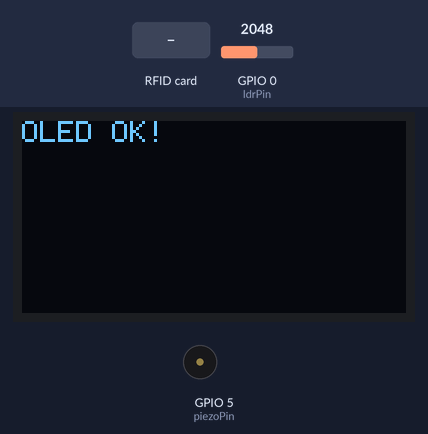
Bench run of a sketch on a simulated ESP32-S3. Parts: 128×64 one-colour display, buzzer (waves = sounding, pin HIGH). The inputs (shaded band) are chosen by the test bench; at power-on: GPIO 0 (ldrPin) = 2048. EEPROM starts erased; what the sketch prints to the serial monitor is not drawn. At 18.9 s the program puts the board to deep sleep or switches it off; the recording ends there.

Above: at 1.1 s.
At 2.7 s:
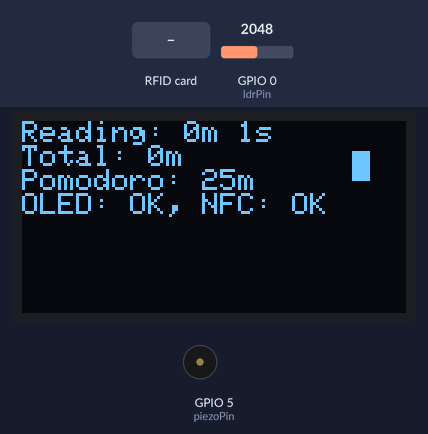
2.8 s: GPIO 0 (ldrPin) set to 1034
7.7 s: GPIO 0 (ldrPin) set to 953
At 9.0 s:
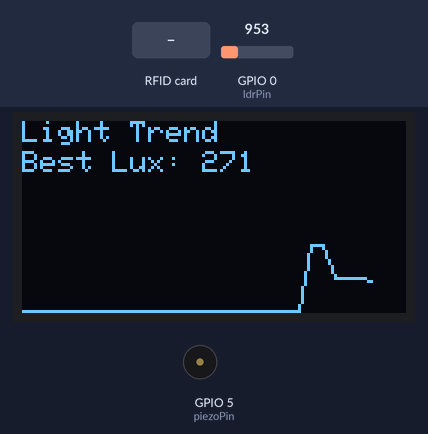
12.6 s: RFID card 5E 7A 19 C4 held to the reader
At 13.2 s:
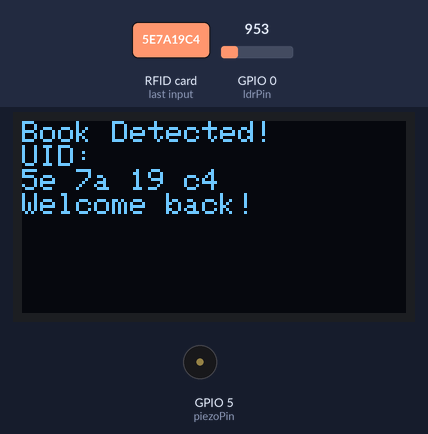
14.2 s: GPIO 0 (ldrPin) set to 10
At 18.0 s:
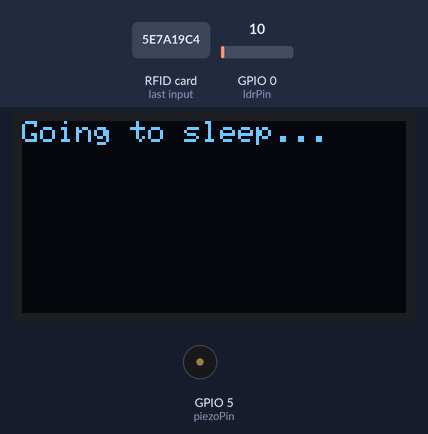
Timing chart, 0 to 18.9 s (numbered marks = the images above; inputs shaded):
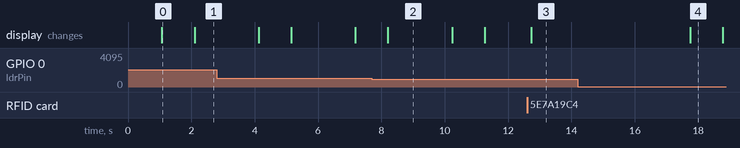

Measured:
- the behaviour switches between 1000 and 999 on GPIO 0 (ldrPin) (found by bisection; images 1 and 2)
- after the input at 7.7 s, the display: changes after 0.51 s (image 2)
- after the input at 12.6 s, the display: changes after 0.13 s (image 3)
- after the input at 14.2 s, the display: changes after 3.6 s (image 4)
- what the display in image 0 shows lasts 1.0 s, from 1.1 s to 2.1 s
- what the display in image 2 shows lasts 2.0 s, from 8.2 s to 10.2 s

The sketch:

OLEDV1withoutNFCbackup.ino
```cpp
#include <Arduino.h>
#include "driver/ledc.h"
#include <Preferences.h>
#include <Wire.h>
#include <Adafruit_GFX.h>
#include <Adafruit_SSD1306.h>
#include "esp_system.h"
#include "esp_sleep.h"
#include <Adafruit_PN532.h>

#define SCREEN_WIDTH 128
#define SCREEN_HEIGHT 64
#define OLED_RESET -1
#define SCREEN_ADDRESS 0x3C
Adafruit_SSD1306 display(SCREEN_WIDTH, SCREEN_HEIGHT, &Wire, OLED_RESET);

#define SDA_PIN 8
#define SCL_PIN 9
Adafruit_PN532 nfc(SDA_PIN, SCL_PIN);

String lastUID = "";
bool showLastUIDOnBoot = false;
bool nfcInitialized = false;
bool oledInitialized = false;
bool i2cBusy = false;  // I2C总线互斥标志

const int ldrPin = 0;
const int piezoPin = 5;

const int lightThreshold = 1000;
const int bookmarkThreshold = 50;
const uint64_t uS_TO_S_FACTOR = 1000000ULL;
const int TIME_TO_SLEEP = 10;

// === Pomodoro 配置 ===
const int defaultPomodoroMin = 25;
unsigned long adaptivePomodoroMillis = defaultPomodoroMin * 60000UL;
unsigned long adaptiveTotalSessionTime = 0;
unsigned long adaptiveSessionCount = 0;

const unsigned long restDuration = 5 * 60 * 1000UL;

bool isReading = false;
bool isPaused = false;
bool inRest = false;
bool isSleeping = false;

unsigned long sessionStartMillis = 0;
unsigned long accumulatedSessionMillis = 0;
unsigned long restStartMillis = 0;
unsigned long totalReadingSeconds = 0;

Preferences prefs;

const int trendSize = 30;
int lightTrend[trendSize] = {0};
int trendIndex = 0;
float bestLuxEMA = 0.0;
const float emaAlpha = 0.05;
int animationFrame = 0;

// I2C设备扫描函数
void scanI2CDevices() {
  Serial.println("Scanning I2C devices...");
  int deviceCount = 0;

  for (byte address = 1; address < 127; address++) {
    Wire.beginTransmission(address);
    byte error = Wire.endTransmission();

    if (error == 0) {
      Serial.print("I2C device found at address 0x");
      if (address < 16) Serial.print("0");
      Serial.print(address, HEX);
      Serial.println();
      deviceCount++;
    }
  }

  Serial.print("Total devices found: ");
  Serial.println(deviceCount);
}

bool initializeOLED() {
  if (!display.begin(SSD1306_SWITCHCAPVCC, SCREEN_ADDRESS)) {
    Serial.println("OLED initialization failed!");
    return false;
  }
  display.clearDisplay();
  display.setTextSize(1);
  display.setTextColor(SSD1306_WHITE);
  display.setCursor(0, 0);
  display.println("OLED OK!");
  display.display();
  Serial.println("OLED initialized successfully");
  return true;
}

bool initializeNFC() {
  Serial.println("Initializing NFC...");
  nfc.begin();

  uint32_t versiondata = nfc.getFirmwareVersion();
  if (!versiondata) {
    Serial.println("PN532 not found!");
    return false;
  }

  Serial.print("Found PN532, FW ver: ");
  Serial.print((versiondata >> 16) & 0xFF, DEC);
  Serial.print('.');
  Serial.println((versiondata >> 8) & 0xFF, DEC);

  nfc.SAMConfig();
  Serial.println("NFC initialized successfully");
  return true;
}

void turnOffOLED() {
  if (oledInitialized) {
    display.clearDisplay();
    display.display();
    display.ssd1306_command(SSD1306_DISPLAYOFF);
    delay(100);
  }
  Wire.end();
  pinMode(SDA_PIN, INPUT_PULLUP);
  pinMode(SCL_PIN, INPUT_PULLUP);
}

void turnOnOLED() {
  Wire.begin(SDA_PIN, SCL_PIN);
  delay(100);
  oledInitialized = initializeOLED();
}

void drawBookAnimation(int frame) {
  if (!oledInitialized) return;

  int baseX = 110, baseY = 10;
  switch (frame % 3) {
    case 0:
      display.fillRect(baseX, baseY, 6, 10, SSD1306_WHITE);
      break;
    case 1:
      display.fillRect(baseX, baseY, 6, 10, SSD1306_WHITE);
      display.drawLine(baseX + 6, baseY, baseX + 10, baseY + 5, SSD1306_WHITE);
      display.drawLine(baseX + 10, baseY + 5, baseX + 6, baseY + 10, SSD1306_WHITE);
      display.drawLine(baseX + 6, baseY + 10, baseX + 6, baseY, SSD1306_WHITE);
      break;
    case 2:
      display.drawRect(baseX, baseY, 6, 10, SSD1306_WHITE);
      display.drawLine(baseX + 6, baseY, baseX + 10, baseY + 5, SSD1306_WHITE);
      display.drawLine(baseX + 10, baseY + 5, baseX + 6, baseY + 10, SSD1306_WHITE);
      break;
  }
}

void drawTrendGraph() {
  if (!oledInitialized || i2cBusy) return;  // 检查I2C总线状态

  display.clearDisplay();
  display.setTextSize(1);
  display.setTextColor(SSD1306_WHITE);
  display.setCursor(0, 0);
  display.println("Light Trend");
  display.setCursor(0, 10);
  display.println("Best Lux: " + String((int)bestLuxEMA));

  for (int i = 0; i < trendSize - 1; i++) {
    int x1 = i * (SCREEN_WIDTH / trendSize);
    int y1 = SCREEN_HEIGHT - 1 - map(lightTrend[(trendIndex + i) % trendSize], 0, 4095, 0, SCREEN_HEIGHT - 20);
    int x2 = (i + 1) * (SCREEN_WIDTH / trendSize);
    int y2 = SCREEN_HEIGHT - 1 - map(lightTrend[(trendIndex + i + 1) % trendSize], 0, 4095, 0, SCREEN_HEIGHT - 20);
    display.drawLine(x1, y1, x2, y2, SSD1306_WHITE);
  }
  display.display();
}

void beep(int duration = 100) {
  // 注释掉蜂鸣器功能，避免LEDC问题
  // ledcWrite(0, 127);
  // delay(duration);
  // ledcWrite(0, 0);
  Serial.println("Beep!");
}

void saveAdaptivePomodoro(unsigned long sessionMillis) {
  if (sessionMillis < 5 * 60 * 1000UL) return;
  if (sessionMillis >= adaptivePomodoroMillis) {
    adaptivePomodoroMillis += 5 * 60 * 1000UL;
    adaptivePomodoroMillis = min(adaptivePomodoroMillis, 60 * 60 * 1000UL);
  } else {
    adaptiveTotalSessionTime += sessionMillis;
    adaptiveSessionCount++;
    unsigned long averageMillis = adaptiveTotalSessionTime / adaptiveSessionCount;
    adaptivePomodoroMillis = constrain(averageMillis, 5 * 60 * 1000UL, 60 * 60 * 1000UL);
  }
  prefs.putULong("pomodoro", adaptivePomodoroMillis);
  prefs.putULong("adaptTime", adaptiveTotalSessionTime);
  prefs.putULong("adaptCount", adaptiveSessionCount);
  Serial.print("[Pomodoro Adapted]: ");
  Serial.print(adaptivePomodoroMillis / 60000);
  Serial.println(" min");
}

void showNFCUIDAndSave(uint8_t* uid, uint8_t uidLength) {
  String uidStr = "";
  for (uint8_t i = 0; i < uidLength; i++) {
    if (uid[i] < 0x10) uidStr += "0";
    uidStr += String(uid[i], HEX);
    if (i < uidLength - 1) uidStr += " ";
  }
  lastUID = uidStr;
  prefs.putString("lastUID", lastUID);

  Serial.println("NFC Card detected: " + uidStr);

  // 暂停一下，让I2C总线稳定
  delay(100);

  if (oledInitialized) {
    display.clearDisplay();
    display.setCursor(0, 0);
    display.setTextColor(SSD1306_WHITE);
    display.setTextSize(1);
    display.println("Book Detected!");
    display.println("UID:");
    display.println(uidStr);
    display.println("Welcome back!");
    display.display();
  }

  // 播放提示音表示检测到卡片
  Serial.println("Beep! NFC card detected");
  delay(2000);
}

void setup() {
  Serial.begin(115200);
  delay(500);  // 减少延迟，提高响应速度
  Serial.println("=== Reading Tracker Starting ===");

  pinMode(ldrPin, INPUT);
  pinMode(piezoPin, OUTPUT);
  digitalWrite(piezoPin, LOW);

  // 注释掉LEDC初始化，避免蜂鸣器问题
  // ledcSetup(0, 3000, 8);
  // ledcAttachPin(piezoPin, 0);

  // 初始化I2C和设备
  Wire.begin(SDA_PIN, SCL_PIN);
  delay(500);

  // 扫描I2C设备
  scanI2CDevices();

  // 初始化OLED
  oledInitialized = initializeOLED();
  if (!oledInitialized) {
    Serial.println("OLED failed, continuing without display...");
  }

  // 初始化Preferences
  prefs.begin("reading", false);
  totalReadingSeconds = prefs.getULong("totalSecs", 0);
  adaptivePomodoroMillis = prefs.getULong("pomodoro", defaultPomodoroMin * 60000UL);
  adaptiveTotalSessionTime = prefs.getULong("adaptTime", 0);
  adaptiveSessionCount = prefs.getULong("adaptCount", 0);

  // 初始化NFC
  nfcInitialized = initializeNFC();
  if (!nfcInitialized) {
    Serial.println("NFC failed, continuing without NFC...");
    if (oledInitialized) {
      display.clearDisplay();
      display.setCursor(0, 0);
      display.println("NFC Failed!");
      display.println("Check connections");
      display.display();
    }
  }

  // 显示上次的UID
  lastUID = prefs.getString("lastUID", "");
  if (lastUID.length() > 0 && oledInitialized) {
    display.clearDisplay();
    display.setCursor(0, 0);
    display.setTextColor(SSD1306_WHITE);
    display.setTextSize(1);
    display.println("Last NFC UID:");
    display.println(lastUID);
    display.println("Welcome back!");
    display.display();
    delay(3000);
  }

  Serial.println("=== Setup Complete ===");
  Serial.print("OLED: ");
  Serial.println(oledInitialized ? "OK" : "Failed");
  Serial.print("NFC: ");
  Serial.println(nfcInitialized ? "OK" : "Failed");
}

void loop() {
  int lightValue = analogRead(ldrPin);
  lightTrend[trendIndex] = lightValue;
  trendIndex = (trendIndex + 1) % trendSize;

  if (isReading) {
    bestLuxEMA = (1 - emaAlpha) * bestLuxEMA + emaAlpha * lightValue;
    bestLuxEMA = constrain(bestLuxEMA, 100, 3000);
  }

  unsigned long now = millis();

  // NFC检测 (降低频率，避免I2C冲突)
  static unsigned long lastNFCCheck = 0;
  if (nfcInitialized && !i2cBusy && (now - lastNFCCheck > 3000)) {  // 每3秒检查一次
    lastNFCCheck = now;
    i2cBusy = true;  // 锁定I2C总线

    uint8_t uid[7];
    uint8_t uidLength;

    // 读取NFC时使用更长的超时时间，减少重试
    if (nfc.readPassiveTargetID(PN532_MIFARE_ISO14443A, uid, &uidLength, 1000)) {
      showNFCUIDAndSave(uid, uidLength);
      i2cBusy = false;  // 释放I2C总线
      delay(2000); // 显示完成后等待，避免连续读取
      return;
    }

    i2cBusy = false;  // 释放I2C总线
  }

  // 检查是否进入睡眠模式
  if (lightValue < bookmarkThreshold) {
    if (isReading || isPaused) {
      unsigned long sessionMillis = accumulatedSessionMillis;
      if (isReading) sessionMillis += now - sessionStartMillis;
      totalReadingSeconds += sessionMillis / 1000;
      saveAdaptivePomodoro(sessionMillis);
      prefs.putULong("totalSecs", totalReadingSeconds);
    }

    if (oledInitialized && !i2cBusy) {  // 检查I2C总线状态
      display.clearDisplay();
      display.setCursor(0, 0);
      display.setTextColor(SSD1306_WHITE);
      display.setTextSize(1);
      display.println("Going to sleep...");
      display.display();
      delay(1000);
    }

    turnOffOLED();
    esp_sleep_enable_timer_wakeup(TIME_TO_SLEEP * uS_TO_S_FACTOR);
    esp_deep_sleep_start();
  }

  // 检查光线阈值
  else if (lightValue < lightThreshold) {
    if (isReading) {
      accumulatedSessionMillis += now - sessionStartMillis;
      isReading = false;
      isPaused = true;
    }
    drawTrendGraph();
    beep(1000);
  }

  // 正常阅读逻辑
  else {
    if (!isReading) {
      if (inRest) {
        if (restStartMillis == 0) restStartMillis = now;
        if (now - restStartMillis >= restDuration) {
          inRest = false;
          beep(300);
          sessionStartMillis = now;
          accumulatedSessionMillis = 0;
          isReading = true;
        } else {
        if (oledInitialized && !i2cBusy) {  // 检查I2C总线状态
          display.clearDisplay();
          display.setCursor(0, 0);
          display.setTextColor(SSD1306_WHITE);
          display.setTextSize(1);
          display.println("Resting...");
          display.println("Take your time.");
          display.display();
        }
          delay(1000);
          return;
        }
      } else {
        sessionStartMillis = now;
        isPaused = false;
        isReading = true;
      }
    } else {
      unsigned long sessionMillis = accumulatedSessionMillis + (now - sessionStartMillis);
      if (sessionMillis >= adaptivePomodoroMillis) {
        inRest = true;
        isReading = false;
        restStartMillis = 0;
        totalReadingSeconds += sessionMillis / 1000;
        saveAdaptivePomodoro(sessionMillis);
        prefs.putULong("totalSecs", totalReadingSeconds);
        beep(500);
      } else {
        if (oledInitialized && !i2cBusy) {  // 检查I2C总线状态
          int cm = sessionMillis / 60000;
          int cs = (sessionMillis / 1000) % 60;
          unsigned long totalMinutes = totalReadingSeconds / 60;
          unsigned long totalHours = totalMinutes / 60;
          unsigned long totalMinsOnly = totalMinutes % 60;
          int pm = adaptivePomodoroMillis / 60000;
          String totalStr = (totalHours > 0) ? (String(totalHours) + "h " + String(totalMinsOnly) + "m") : (String(totalMinsOnly) + "m");

          display.clearDisplay();
          display.setCursor(0, 0);
          display.setTextColor(SSD1306_WHITE);
          display.setTextSize(1);
          display.println("Reading: " + String(cm) + "m " + String(cs) + "s");
          display.println("Total: " + totalStr);
          display.println("Pomodoro: " + String(pm) + "m");
          display.println("OLED: OK, NFC: " + String(nfcInitialized ? "OK" : "Failed"));
          drawBookAnimation(animationFrame++);
          display.display();
        }
      }
    }
  }

  delay(1000);
}
```
